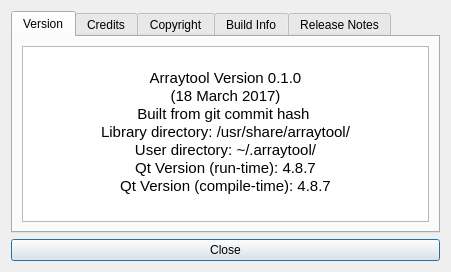
<?xml version="1.0" encoding="UTF-8"?>
<ui version="4.0">
 <class>Dialog</class>
 <widget class="QDialog" name="Dialog">
  <property name="geometry">
   <rect>
    <x>0</x>
    <y>0</y>
    <width>451</width>
    <height>272</height>
   </rect>
  </property>
  <property name="windowTitle">
   <string>Dialog</string>
  </property>
  <layout class="QVBoxLayout" name="verticalLayout_2">
   <item>
    <layout class="QVBoxLayout" name="verticalLayout">
     <item>
      <widget class="QTabWidget" name="tabAbout">
       <property name="currentIndex">
        <number>0</number>
       </property>
       <widget class="QWidget" name="tabVersion">
        <attribute name="title">
         <string>Version</string>
        </attribute>
        <layout class="QVBoxLayout" name="verticalLayout_8">
         <item>
          <layout class="QVBoxLayout" name="verticalLayout_3">
           <item>
            <widget class="QTextBrowser" name="textBrowser">
             <property name="html">
              <string>&lt;!DOCTYPE HTML PUBLIC &quot;-//W3C//DTD HTML 4.0//EN&quot; &quot;http://www.w3.org/TR/REC-html40/strict.dtd&quot;&gt;
&lt;html&gt;&lt;head&gt;&lt;meta name=&quot;qrichtext&quot; content=&quot;1&quot; /&gt;&lt;style type=&quot;text/css&quot;&gt;
p, li { white-space: pre-wrap; }
&lt;/style&gt;&lt;/head&gt;&lt;body style=&quot; font-family:'Ubuntu'; font-size:11pt; font-weight:400; font-style:normal;&quot;&gt;
&lt;p align=&quot;center&quot; style=&quot;-qt-paragraph-type:empty; margin-top:0px; margin-bottom:0px; margin-left:0px; margin-right:0px; -qt-block-indent:0; text-indent:0px;&quot;&gt;&lt;br /&gt;&lt;/p&gt;
&lt;p align=&quot;center&quot; style=&quot; margin-top:0px; margin-bottom:0px; margin-left:0px; margin-right:0px; -qt-block-indent:0; text-indent:0px;&quot;&gt;Arraytool Version 0.1.0&lt;/p&gt;
&lt;p align=&quot;center&quot; style=&quot; margin-top:0px; margin-bottom:0px; margin-left:0px; margin-right:0px; -qt-block-indent:0; text-indent:0px;&quot;&gt;(18 March 2017)&lt;/p&gt;
&lt;p align=&quot;center&quot; style=&quot; margin-top:0px; margin-bottom:0px; margin-left:0px; margin-right:0px; -qt-block-indent:0; text-indent:0px;&quot;&gt;Built from git commit hash &lt;/p&gt;
&lt;p align=&quot;center&quot; style=&quot; margin-top:0px; margin-bottom:0px; margin-left:0px; margin-right:0px; -qt-block-indent:0; text-indent:0px;&quot;&gt;Library directory: /usr/share/arraytool/&lt;/p&gt;
&lt;p align=&quot;center&quot; style=&quot; margin-top:0px; margin-bottom:0px; margin-left:0px; margin-right:0px; -qt-block-indent:0; text-indent:0px;&quot;&gt;User directory: ~/.arraytool/&lt;/p&gt;
&lt;p align=&quot;center&quot; style=&quot; margin-top:0px; margin-bottom:0px; margin-left:0px; margin-right:0px; -qt-block-indent:0; text-indent:0px;&quot;&gt;Qt Version (run-time): 4.8.7&lt;/p&gt;
&lt;p align=&quot;center&quot; style=&quot; margin-top:0px; margin-bottom:0px; margin-left:0px; margin-right:0px; -qt-block-indent:0; text-indent:0px;&quot;&gt;Qt Version (compile-time): 4.8.7&lt;/p&gt;
&lt;p align=&quot;center&quot; style=&quot;-qt-paragraph-type:empty; margin-top:0px; margin-bottom:0px; margin-left:0px; margin-right:0px; -qt-block-indent:0; text-indent:0px;&quot;&gt;&lt;br /&gt;&lt;/p&gt;&lt;/body&gt;&lt;/html&gt;</string>
             </property>
            </widget>
           </item>
          </layout>
         </item>
        </layout>
       </widget>
       <widget class="QWidget" name="tabCredit">
        <attribute name="title">
         <string>Credits</string>
        </attribute>
        <layout class="QVBoxLayout" name="verticalLayout_9">
         <item>
          <layout class="QVBoxLayout" name="verticalLayout_4">
           <item>
            <layout class="QVBoxLayout" name="verticalLayout_13">
             <item>
              <widget class="QTextBrowser" name="textBrowser_2">
               <property name="html">
                <string>&lt;!DOCTYPE HTML PUBLIC &quot;-//W3C//DTD HTML 4.0//EN&quot; &quot;http://www.w3.org/TR/REC-html40/strict.dtd&quot;&gt;
&lt;html&gt;&lt;head&gt;&lt;meta name=&quot;qrichtext&quot; content=&quot;1&quot; /&gt;&lt;style type=&quot;text/css&quot;&gt;
p, li { white-space: pre-wrap; }
&lt;/style&gt;&lt;/head&gt;&lt;body style=&quot; font-family:'Ubuntu'; font-size:11pt; font-weight:400; font-style:normal;&quot;&gt;
&lt;p style=&quot; margin-top:0px; margin-bottom:0px; margin-left:0px; margin-right:0px; -qt-block-indent:0; text-indent:0px;&quot;&gt;&lt;span style=&quot; font-weight:600;&quot;&gt;Srinivasa Rao Zinka&lt;/span&gt;&lt;br /&gt;&lt;span style=&quot; font-style:italic;&quot;&gt;E-mail: srinivas.zinka@gmail.com&lt;/span&gt;&lt;br /&gt;Author of the Arraytool library&lt;/p&gt;&lt;/body&gt;&lt;/html&gt;</string>
               </property>
              </widget>
             </item>
            </layout>
           </item>
          </layout>
         </item>
        </layout>
       </widget>
       <widget class="QWidget" name="tabCopyright">
        <attribute name="title">
         <string>Copyright</string>
        </attribute>
        <layout class="QVBoxLayout" name="verticalLayout_10">
         <item>
          <layout class="QVBoxLayout" name="verticalLayout_5">
           <item>
            <layout class="QVBoxLayout" name="verticalLayout_14">
             <item>
              <layout class="QVBoxLayout" name="verticalLayout_15">
               <item>
                <widget class="QTextBrowser" name="textBrowser_3">
                 <property name="html">
                  <string>&lt;!DOCTYPE HTML PUBLIC &quot;-//W3C//DTD HTML 4.0//EN&quot; &quot;http://www.w3.org/TR/REC-html40/strict.dtd&quot;&gt;
&lt;html&gt;&lt;head&gt;&lt;meta name=&quot;qrichtext&quot; content=&quot;1&quot; /&gt;&lt;style type=&quot;text/css&quot;&gt;
p, li { white-space: pre-wrap; }
&lt;/style&gt;&lt;/head&gt;&lt;body style=&quot; font-family:'Ubuntu'; font-size:11pt; font-weight:400; font-style:normal;&quot;&gt;
&lt;p align=&quot;justify&quot; style=&quot; margin-top:0px; margin-bottom:0px; margin-left:0px; margin-right:0px; -qt-block-indent:0; text-indent:0px;&quot;&gt;BSD 3-Clause License&lt;/p&gt;
&lt;p align=&quot;justify&quot; style=&quot;-qt-paragraph-type:empty; margin-top:0px; margin-bottom:0px; margin-left:0px; margin-right:0px; -qt-block-indent:0; text-indent:0px;&quot;&gt;&lt;br /&gt;&lt;/p&gt;
&lt;p align=&quot;justify&quot; style=&quot; margin-top:0px; margin-bottom:0px; margin-left:0px; margin-right:0px; -qt-block-indent:0; text-indent:0px;&quot;&gt;Copyright (c) 2017, Srinivasa Rao Zinka&lt;/p&gt;
&lt;p align=&quot;justify&quot; style=&quot; margin-top:0px; margin-bottom:0px; margin-left:0px; margin-right:0px; -qt-block-indent:0; text-indent:0px;&quot;&gt;All rights reserved.&lt;/p&gt;
&lt;p align=&quot;justify&quot; style=&quot;-qt-paragraph-type:empty; margin-top:0px; margin-bottom:0px; margin-left:0px; margin-right:0px; -qt-block-indent:0; text-indent:0px;&quot;&gt;&lt;br /&gt;&lt;/p&gt;
&lt;p align=&quot;justify&quot; style=&quot; margin-top:0px; margin-bottom:0px; margin-left:0px; margin-right:0px; -qt-block-indent:0; text-indent:0px;&quot;&gt;Redistribution and use in source and binary forms, with or without modification, are permitted provided that the following conditions are met:&lt;/p&gt;
&lt;p align=&quot;justify&quot; style=&quot;-qt-paragraph-type:empty; margin-top:0px; margin-bottom:0px; margin-left:0px; margin-right:0px; -qt-block-indent:0; text-indent:0px;&quot;&gt;&lt;br /&gt;&lt;/p&gt;
&lt;p align=&quot;justify&quot; style=&quot; margin-top:0px; margin-bottom:0px; margin-left:0px; margin-right:0px; -qt-block-indent:0; text-indent:0px;&quot;&gt;* Redistributions of source code must retain the above copyright notice, this   list of conditions and the following disclaimer.&lt;/p&gt;
&lt;p align=&quot;justify&quot; style=&quot;-qt-paragraph-type:empty; margin-top:0px; margin-bottom:0px; margin-left:0px; margin-right:0px; -qt-block-indent:0; text-indent:0px;&quot;&gt;&lt;br /&gt;&lt;/p&gt;
&lt;p align=&quot;justify&quot; style=&quot; margin-top:0px; margin-bottom:0px; margin-left:0px; margin-right:0px; -qt-block-indent:0; text-indent:0px;&quot;&gt;* Redistributions in binary form must reproduce the above copyright notice,   this list of conditions and the following disclaimer in the documentation and/or other materials provided with the distribution.&lt;/p&gt;
&lt;p align=&quot;justify&quot; style=&quot;-qt-paragraph-type:empty; margin-top:0px; margin-bottom:0px; margin-left:0px; margin-right:0px; -qt-block-indent:0; text-indent:0px;&quot;&gt;&lt;br /&gt;&lt;/p&gt;
&lt;p align=&quot;justify&quot; style=&quot; margin-top:0px; margin-bottom:0px; margin-left:0px; margin-right:0px; -qt-block-indent:0; text-indent:0px;&quot;&gt;* Neither the name of the copyright holder nor the names of its  contributors may be used to endorse or promote products derived from  this software without specific prior written permission.&lt;/p&gt;
&lt;p align=&quot;justify&quot; style=&quot;-qt-paragraph-type:empty; margin-top:0px; margin-bottom:0px; margin-left:0px; margin-right:0px; -qt-block-indent:0; text-indent:0px;&quot;&gt;&lt;br /&gt;&lt;/p&gt;
&lt;p align=&quot;justify&quot; style=&quot; margin-top:0px; margin-bottom:0px; margin-left:0px; margin-right:0px; -qt-block-indent:0; text-indent:0px;&quot;&gt;THIS SOFTWARE IS PROVIDED BY THE COPYRIGHT HOLDERS AND CONTRIBUTORS &amp;quot;AS IS&amp;quot; AND ANY EXPRESS OR IMPLIED WARRANTIES, INCLUDING, BUT NOT LIMITED TO, THE IMPLIED WARRANTIES OF MERCHANTABILITY AND FITNESS FOR A PARTICULAR PURPOSE ARE DISCLAIMED. IN NO EVENT SHALL THE COPYRIGHT HOLDER OR CONTRIBUTORS BE LIABLE FOR ANY DIRECT, INDIRECT, INCIDENTAL, SPECIAL, EXEMPLARY, OR CONSEQUENTIAL DAMAGES (INCLUDING, BUT NOT LIMITED TO, PROCUREMENT OF SUBSTITUTE GOODS OR SERVICES; LOSS OF USE, DATA, OR PROFITS; OR BUSINESS INTERRUPTION) HOWEVER CAUSED AND ON ANY THEORY OF LIABILITY, WHETHER IN CONTRACT, STRICT LIABILITY, OR TORT (INCLUDING NEGLIGENCE OR OTHERWISE) ARISING IN ANY WAY OUT OF THE USE OF THIS SOFTWARE, EVEN IF ADVISED OF THE POSSIBILITY OF SUCH DAMAGE.&lt;/p&gt;
&lt;p align=&quot;justify&quot; style=&quot;-qt-paragraph-type:empty; margin-top:0px; margin-bottom:0px; margin-left:0px; margin-right:0px; -qt-block-indent:0; text-indent:0px;&quot;&gt;&lt;br /&gt;&lt;/p&gt;&lt;/body&gt;&lt;/html&gt;</string>
                 </property>
                </widget>
               </item>
              </layout>
             </item>
            </layout>
           </item>
          </layout>
         </item>
        </layout>
       </widget>
       <widget class="QWidget" name="tabBuild">
        <attribute name="title">
         <string>Build Info</string>
        </attribute>
        <layout class="QVBoxLayout" name="verticalLayout_11">
         <item>
          <layout class="QVBoxLayout" name="verticalLayout_6">
           <item>
            <layout class="QVBoxLayout" name="verticalLayout_16">
             <item>
              <layout class="QVBoxLayout" name="verticalLayout_17">
               <item>
                <widget class="QTextBrowser" name="textBrowser_4">
                 <property name="html">
                  <string>&lt;!DOCTYPE HTML PUBLIC &quot;-//W3C//DTD HTML 4.0//EN&quot; &quot;http://www.w3.org/TR/REC-html40/strict.dtd&quot;&gt;
&lt;html&gt;&lt;head&gt;&lt;meta name=&quot;qrichtext&quot; content=&quot;1&quot; /&gt;&lt;style type=&quot;text/css&quot;&gt;
p, li { white-space: pre-wrap; }
&lt;/style&gt;&lt;/head&gt;&lt;body style=&quot; font-family:'Ubuntu'; font-size:11pt; font-weight:400; font-style:normal;&quot;&gt;
&lt;p style=&quot;-qt-paragraph-type:empty; margin-top:0px; margin-bottom:0px; margin-left:0px; margin-right:0px; -qt-block-indent:0; text-indent:0px;&quot;&gt;&lt;br /&gt;&lt;/p&gt;&lt;/body&gt;&lt;/html&gt;</string>
                 </property>
                </widget>
               </item>
              </layout>
             </item>
            </layout>
           </item>
          </layout>
         </item>
        </layout>
       </widget>
       <widget class="QWidget" name="tabRelease">
        <attribute name="title">
         <string>Release Notes</string>
        </attribute>
        <layout class="QVBoxLayout" name="verticalLayout_12">
         <item>
          <layout class="QVBoxLayout" name="verticalLayout_7">
           <item>
            <layout class="QVBoxLayout" name="verticalLayout_18">
             <item>
              <layout class="QVBoxLayout" name="verticalLayout_19">
               <item>
                <widget class="QTextBrowser" name="textBrowser_5">
                 <property name="html">
                  <string>&lt;!DOCTYPE HTML PUBLIC &quot;-//W3C//DTD HTML 4.0//EN&quot; &quot;http://www.w3.org/TR/REC-html40/strict.dtd&quot;&gt;
&lt;html&gt;&lt;head&gt;&lt;meta name=&quot;qrichtext&quot; content=&quot;1&quot; /&gt;&lt;style type=&quot;text/css&quot;&gt;
p, li { white-space: pre-wrap; }
&lt;/style&gt;&lt;/head&gt;&lt;body style=&quot; font-family:'Ubuntu'; font-size:11pt; font-weight:400; font-style:normal;&quot;&gt;
&lt;p style=&quot; margin-top:0px; margin-bottom:0px; margin-left:0px; margin-right:0px; -qt-block-indent:0; text-indent:0px;&quot;&gt;&lt;span style=&quot; font-size:x-large; font-weight:600;&quot;&gt;Important Changes in Arraytool 0.1.0&lt;/span&gt;&lt;/p&gt;
&lt;p style=&quot; margin-top:12px; margin-bottom:0px; margin-left:0px; margin-right:0px; -qt-block-indent:1; text-indent:0px;&quot;&gt;This is the first version that we are releasing. This section will be updated in future releases.&lt;/p&gt;&lt;/body&gt;&lt;/html&gt;</string>
                 </property>
                </widget>
               </item>
              </layout>
             </item>
            </layout>
           </item>
          </layout>
         </item>
        </layout>
       </widget>
      </widget>
     </item>
    </layout>
   </item>
   <item>
    <widget class="QPushButton" name="pushButton">
     <property name="text">
      <string>Close</string>
     </property>
    </widget>
   </item>
  </layout>
 </widget>
 <resources/>
 <connections/>
</ui>
